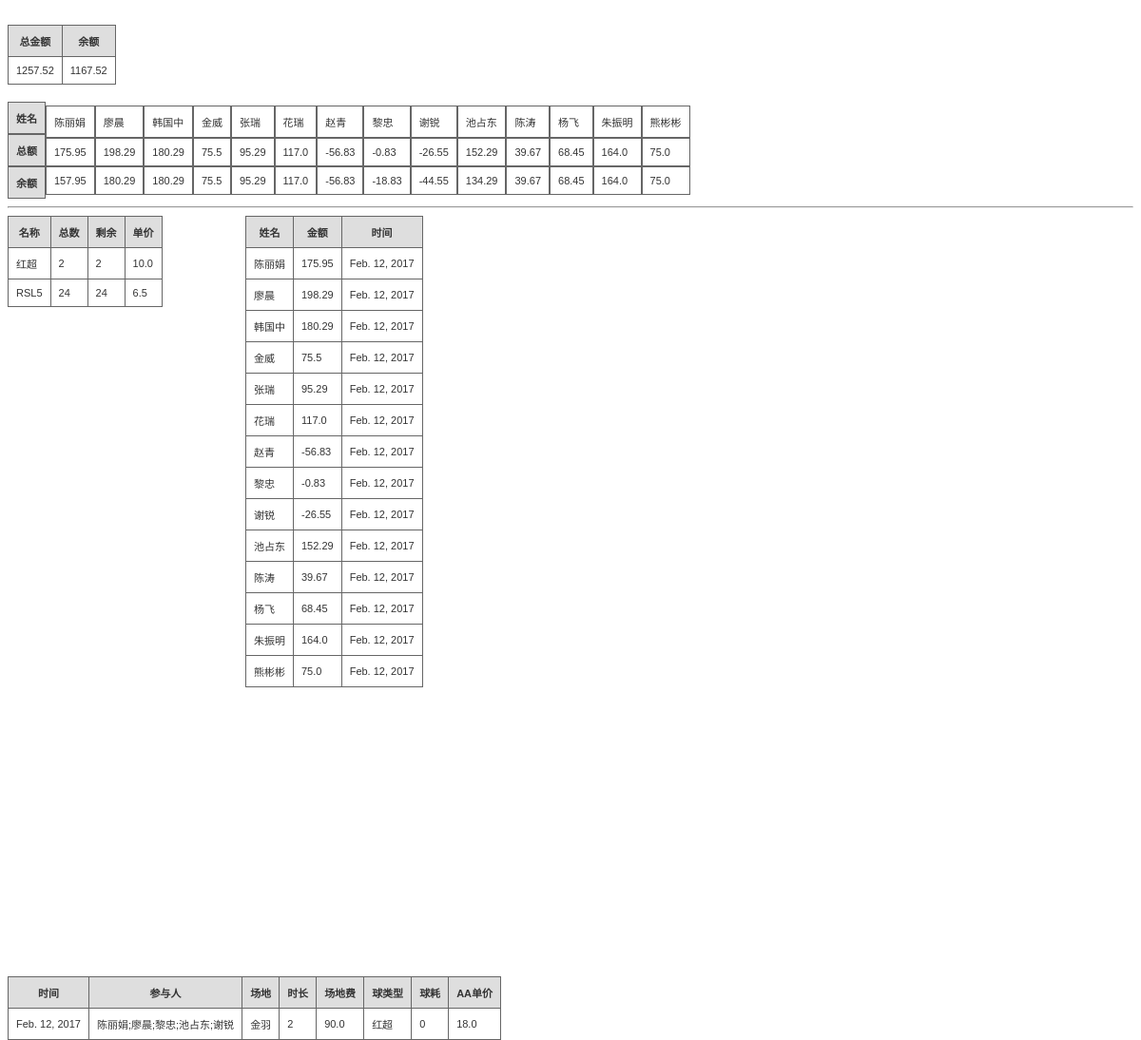
/badmintonmm/, run on an earlier commit of the app's database.
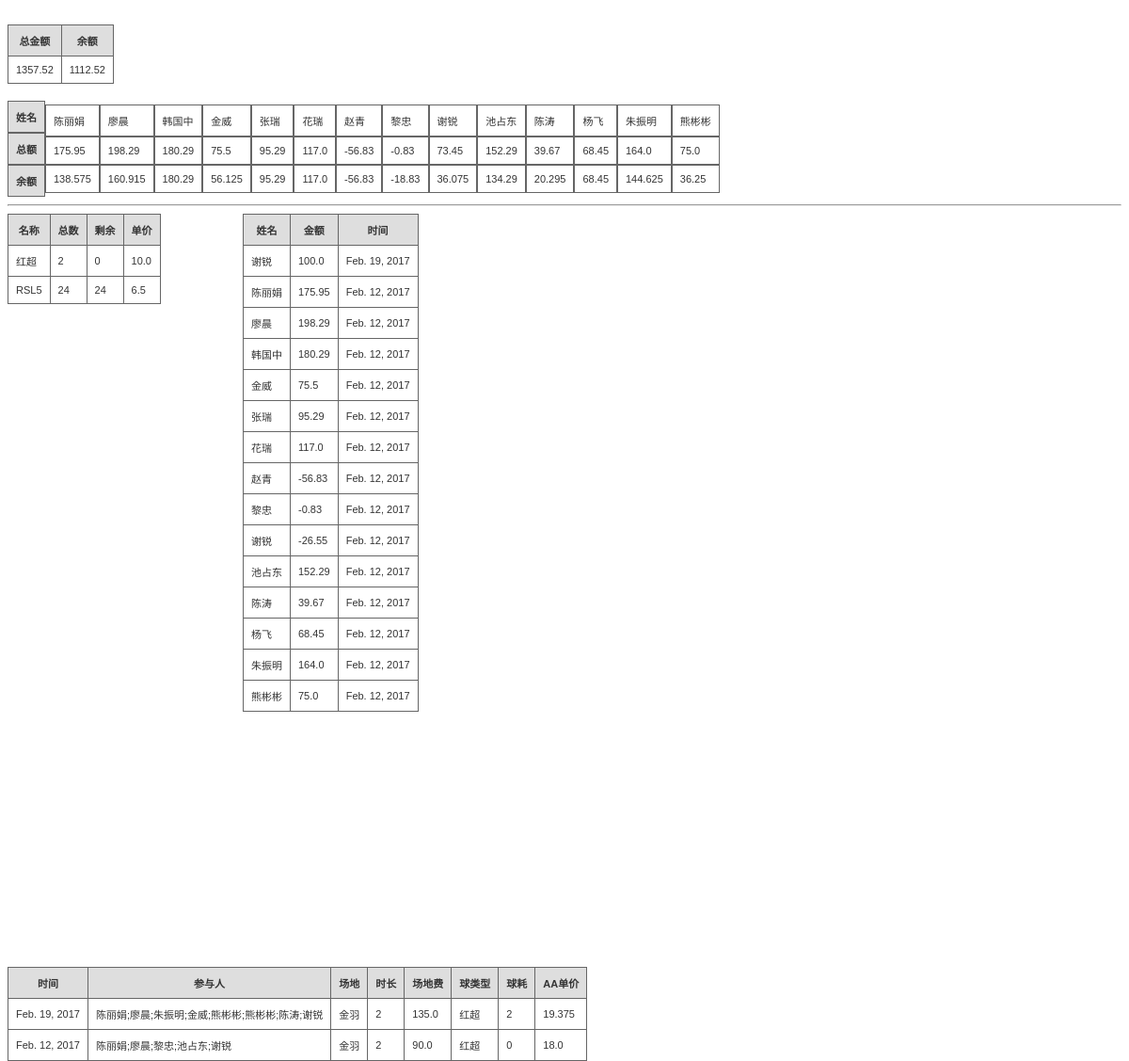
And on a later commit of the database.
### badmintonmm/models.py (models this page shows)
class TotalCount(models.Model):
    id = models
    total = models.FloatField()
    left = models.FloatField()

class MemberCount(models.Model):
    name = models.CharField(max_length=64)
    t_amount = models.FloatField(default=0)
    l_amount = models.FloatField(default=0)

class Ball(models.Model):
    name = models.CharField(max_length=64)
    count = models.IntegerField()
    price = models.FloatField()
    l_count = models.IntegerField(default=0)

class Deposit(models.Model):
    name = models.CharField(max_length=64)
    amount = models.FloatField(default=0)
    time = models.DateField()

class PlayOne(models.Model):
    time = models.DateField()
    players = models.TextField()
    place = models.CharField(max_length=64)
    duration = models.IntegerField()
    fee = models.FloatField()
    ballused = models.IntegerField()
    balltype = models.CharField(max_length=64)
    aaprice = models.FloatField()

### badmintonmm/views.py (the view)
def home(request):
    rets = list(Deposit.objects.all().order_by('-time'))
    membercounts = list(MemberCount.objects.all())
    total = get_total()
    balls = list(Ball.objects.all())
    plays = list(PlayOne.objects.all().order_by('-time'))
    return render(request, 'totalcount.html',{'results': rets,'members': membercounts,
                     'total':total,'balls':balls,'plays':plays})

### badmintonmm/views.py (called while the page is built)
def get_total():
    rets = list(TotalCount.objects.all())
    return rets[0]

### badmintonmm/templates/totalcount.html (shortened to what this page needs)
<!DOCTYPE html>
<html>
<body>
<br>
<div>
<table class="gridtable">
<tr>
<th>总金额</th>
<th>余额</th>
</tr>
<tr>
<td>{{ total.total }}</td>
<td>{{ total.left }}</td>
</tr>
</table>
<br>
</div>
<div>
<table class="gridtable1">
<tr>
<th>姓名</th>
<th>总额</th>
<th>余额</th>
</tr>
{% for member in members %}
<tr>
<td>{{member.name}}</td>
<td>{{member.t_amount}}</td>
<td>{{member.l_amount}}</td>
</tr>
{% endfor %}
</table>
</div>
<hr/>
<div class="lay1">
<table class="gridtable">
<tr>
<th>名称</th>
<th>总数</th>
<th>剩余</th>
<th>单价</th>
</tr>
{% for ball  in balls %}
<tr>
<td>{{ball.name}}</td>
<td>{{ball.count}}</td>
<td>{{ball.l_count}}</td>
<td>{{ball.price}}</td>
</tr>
{% endfor %}
</table>
</div>
<div class="lay11">
<table class="gridtable">
<tr>
<th>姓名</th>
<th>金额</th>
<th>时间</th>
</tr>
{% for res in results %}
<tr>
<td>{{res.name}}</td>
<td>{{res.amount}}</td>
<td>{{res.time}}</td>
</tr>
{% endfor %}
</table>
</div>
<div class="lay2">
<table class="gridtable">
<tr>
<th>时间</th>
<th>参与人</th>
<th>场地</th>
<th>时长</th>
<th>场地费</th>
<th>球类型</th>
<th>球耗</th>
<th>AA单价</th>
</tr>
{% for play in plays %}
<tr>
<td>{{play.time}}</td>
<td>{{play.players}}</td>
<td>{{play.place}}</td>
<td>{{play.duration}}</td>
<td>{{play.fee}}</td>
<td>{{play.balltype}}</td>
<td>{{play.ballused}}</td>
<td>{{play.aaprice}}</td>
</tr>
{% endfor %}
</table>
</div>
</body>
</html>

What changed in the data, as far as the page shows it:
changed TotalCount: total "1257.52" → "1357.52"; left "1167.52" → "1112.52"
changed MemberCount "陈丽娟": l_amount "157.95" → "138.575"
changed MemberCount "廖晨": l_amount "180.29" → "160.915"
changed MemberCount "金威": l_amount "75.5" → "56.125"
changed MemberCount "谢锐": t_amount "-26.55" → "73.45"; l_amount "-44.55" → "36.075"
changed MemberCount "陈涛": l_amount "39.67" → "20.295"
changed MemberCount "朱振明": l_amount "164.0" → "144.625"
changed MemberCount "熊彬彬": l_amount "75.0" → "36.25"
changed Ball "红超": l_count "2" → "0"
added Deposit: name "谢锐", amount "100.0", time "Feb. 19, 2017"
added PlayOne: time "Feb. 19, 2017", players "陈丽娟;廖晨;朱振明;金威;熊彬彬;熊彬彬;陈涛;谢锐", place "金羽", duration "2", fee "135.0", balltype "红超", ballused "2", aaprice "19.375"
